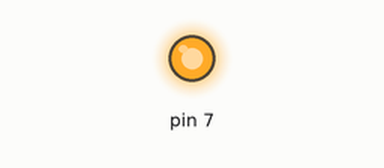
A sketch run on a simulated Arduino Uno, built with avr-gcc and run on an emulated ATmega328P. Shown: output pins drawn as LEDs (lit = HIGH). At 3.0 s the program stops and its outputs stay as they are.

Above: at 0.1 s.
At 1.1 s:
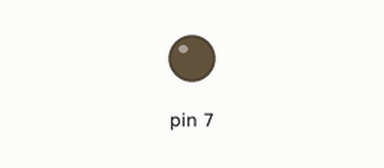
Timing chart, 0 to 4.5 s (numbered marks = the images above):
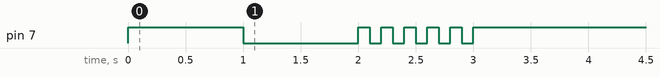

The sketch:

05_practice_2.ino.ino
```cpp
void setup() {
  pinMode(7, OUTPUT);
}

void loop() {
  digitalWrite(7, HIGH);
  delay(1000);
  digitalWrite(7, LOW);
  delay(1000);

  int i = 0;
  while(i<5) {
    digitalWrite(7, HIGH);
    delay(100);
    digitalWrite(7, LOW);
    delay(100);
    i++;
  }
  digitalWrite(7, true);
  while (true);
}
```

Measured:
- by itself, pin 7: goes HIGH 1.0 s, LOW 1.0 s, 5 × (HIGH 0.10 s, LOW 0.10 s), then HIGH
